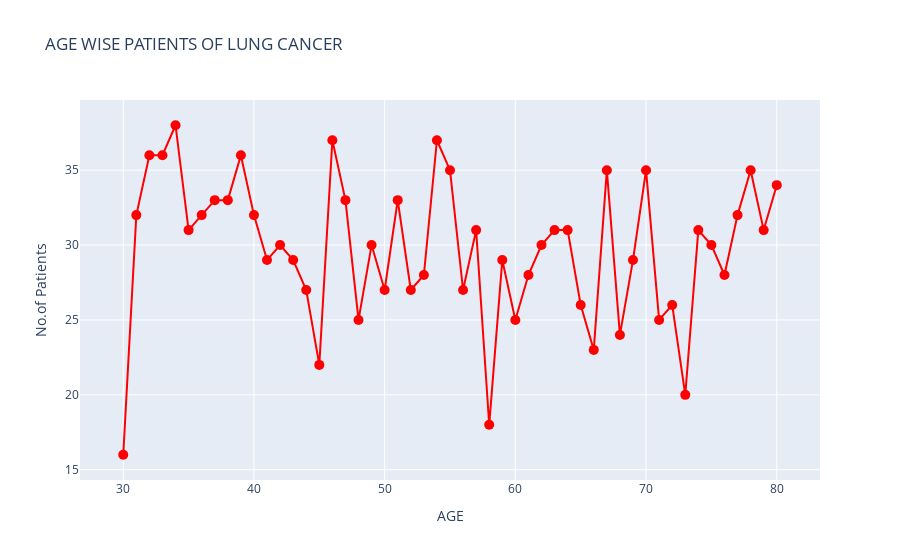

Notebook source saved alongside this figure:
### Code cell
import plotly.express as px
import plotly.graph_objects as go
x=new_df2.index
y=new_df2.values
fig = go.Figure()
fig.add_trace(go.Scatter(
    x=x,
    y=y,
    mode='lines+markers',
    marker=dict(symbol='circle', size=10, color='red'),
    name='Line 1'
))

fig.update_layout(
    xaxis_title = 'AGE',
    yaxis_title = 'No.of Patients',
    title = 'AGE WISE PATIENTS OF LUNG CANCER'
)
fig.show()

### Figure 1 — Plotly figure (JSON) as saved in the notebook; plotly's stock layout.template omitted (floating-point values rounded to 4 significant figures)
{"data": [{"marker": {"color": "red", "size": 10, "symbol": "circle"}, "mode": "lines+markers", "name": "Line 1", "type": "scatter", "x": [30, 31, 32, 33, 34, 35, 36, 37, 38, 39, 40, 41, 42, 43, 44, 45, 46, 47, 48, 49, 50, 51, 52, 53, 54, 55, 56, 57, 58, 59, 60, 61, 62, 63, 64, 65, 66, 67, 68, 69, 70, 71, 72, 73, 74, 75, 76, 77, 78, 79, 80], "y": [16, 32, 36, 36, 38, 31, 32, 33, 33, 36, 32, 29, 30, 29, 27, 22, 37, 33, 25, 30, 27, 33, 27, 28, 37, 35, 27, 31, 18, 29, 25, 28, 30, 31, 31, 26, 23, 35, 24, 29, 35, 25, 26, 20, 31, 30, 28, 32, 35, 31, 34]}], "layout": {"title": {"text": "AGE WISE PATIENTS OF LUNG CANCER"}, "xaxis": {"title": {"text": "AGE"}}, "yaxis": {"title": {"text": "No.of Patients"}}}}
